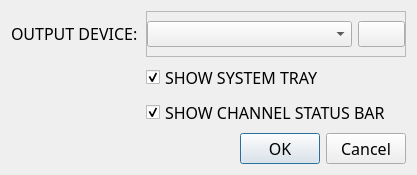
<?xml version="1.0" encoding="UTF-8"?>
<ui version="4.0">
 <class>config_window</class>
 <widget class="QDialog" name="config_window">
  <property name="geometry">
   <rect>
    <x>0</x>
    <y>0</y>
    <width>407</width>
    <height>118</height>
   </rect>
  </property>
  <property name="sizePolicy">
   <sizepolicy hsizetype="Preferred" vsizetype="Preferred">
    <horstretch>0</horstretch>
    <verstretch>0</verstretch>
   </sizepolicy>
  </property>
  <property name="font">
   <font>
    <family>MS Mincho</family>
    <pointsize>12</pointsize>
   </font>
  </property>
  <property name="cursor">
   <cursorShape>PointingHandCursor</cursorShape>
  </property>
  <property name="windowTitle">
   <string>ＸＭＩＤＩ　ＣＯＮＦＩＧ</string>
  </property>
  <property name="windowIcon">
   <iconset theme="error">
    <normaloff>.</normaloff>.</iconset>
  </property>
  <layout class="QVBoxLayout" name="verticalLayout">
   <item>
    <layout class="QFormLayout" name="formLayout">
     <property name="horizontalSpacing">
      <number>8</number>
     </property>
     <item row="0" column="0">
      <widget class="QLabel" name="label">
       <property name="minimumSize">
        <size>
         <width>0</width>
         <height>26</height>
        </size>
       </property>
       <property name="text">
        <string>OUTPUT DEVICE:</string>
       </property>
      </widget>
     </item>
     <item row="0" column="1">
      <widget class="QFrame" name="frame">
       <property name="sizePolicy">
        <sizepolicy hsizetype="MinimumExpanding" vsizetype="Fixed">
         <horstretch>0</horstretch>
         <verstretch>0</verstretch>
        </sizepolicy>
       </property>
       <property name="frameShape">
        <enum>QFrame::StyledPanel</enum>
       </property>
       <property name="frameShadow">
        <enum>QFrame::Raised</enum>
       </property>
       <layout class="QHBoxLayout" name="horizontalLayout">
        <property name="leftMargin">
         <number>0</number>
        </property>
        <property name="rightMargin">
         <number>0</number>
        </property>
        <item>
         <widget class="QComboBox" name="output_device">
          <property name="sizePolicy">
           <sizepolicy hsizetype="Expanding" vsizetype="Fixed">
            <horstretch>0</horstretch>
            <verstretch>0</verstretch>
           </sizepolicy>
          </property>
          <property name="minimumSize">
           <size>
            <width>205</width>
            <height>26</height>
           </size>
          </property>
          <property name="maximumSize">
           <size>
            <width>16777215</width>
            <height>26</height>
           </size>
          </property>
         </widget>
        </item>
        <item>
         <widget class="QPushButton" name="midi_refresh_button">
          <property name="sizePolicy">
           <sizepolicy hsizetype="Fixed" vsizetype="Fixed">
            <horstretch>0</horstretch>
            <verstretch>0</verstretch>
           </sizepolicy>
          </property>
          <property name="maximumSize">
           <size>
            <width>16777215</width>
            <height>26</height>
           </size>
          </property>
          <property name="text">
           <string/>
          </property>
          <property name="icon">
           <iconset theme="view-refresh">
            <normaloff>.</normaloff>.</iconset>
          </property>
         </widget>
        </item>
       </layout>
      </widget>
     </item>
     <item row="2" column="0">
      <widget class="QLabel" name="sHOWCHANNELSTATUSLabel">
       <property name="text">
        <string/>
       </property>
      </widget>
     </item>
     <item row="2" column="1">
      <widget class="QCheckBox" name="channel_status_check">
       <property name="text">
        <string>SHOW CHANNEL STATUS BAR</string>
       </property>
       <property name="checked">
        <bool>true</bool>
       </property>
      </widget>
     </item>
     <item row="1" column="1">
      <widget class="QCheckBox" name="systray_check">
       <property name="text">
        <string>SHOW SYSTEM TRAY</string>
       </property>
       <property name="checked">
        <bool>true</bool>
       </property>
      </widget>
     </item>
     <item row="1" column="0">
      <widget class="QLabel" name="fLabel">
       <property name="text">
        <string/>
       </property>
      </widget>
     </item>
    </layout>
   </item>
   <item>
    <widget class="QDialogButtonBox" name="buttonBox">
     <property name="orientation">
      <enum>Qt::Horizontal</enum>
     </property>
     <property name="standardButtons">
      <set>QDialogButtonBox::Cancel|QDialogButtonBox::Ok</set>
     </property>
    </widget>
   </item>
  </layout>
 </widget>
 <resources/>
 <connections>
  <connection>
   <sender>buttonBox</sender>
   <signal>accepted()</signal>
   <receiver>config_window</receiver>
   <slot>accept()</slot>
   <hints>
    <hint type="sourcelabel">
     <x>248</x>
     <y>254</y>
    </hint>
    <hint type="destinationlabel">
     <x>157</x>
     <y>274</y>
    </hint>
   </hints>
  </connection>
  <connection>
   <sender>buttonBox</sender>
   <signal>rejected()</signal>
   <receiver>config_window</receiver>
   <slot>reject()</slot>
   <hints>
    <hint type="sourcelabel">
     <x>316</x>
     <y>260</y>
    </hint>
    <hint type="destinationlabel">
     <x>286</x>
     <y>274</y>
    </hint>
   </hints>
  </connection>
 </connections>
</ui>
